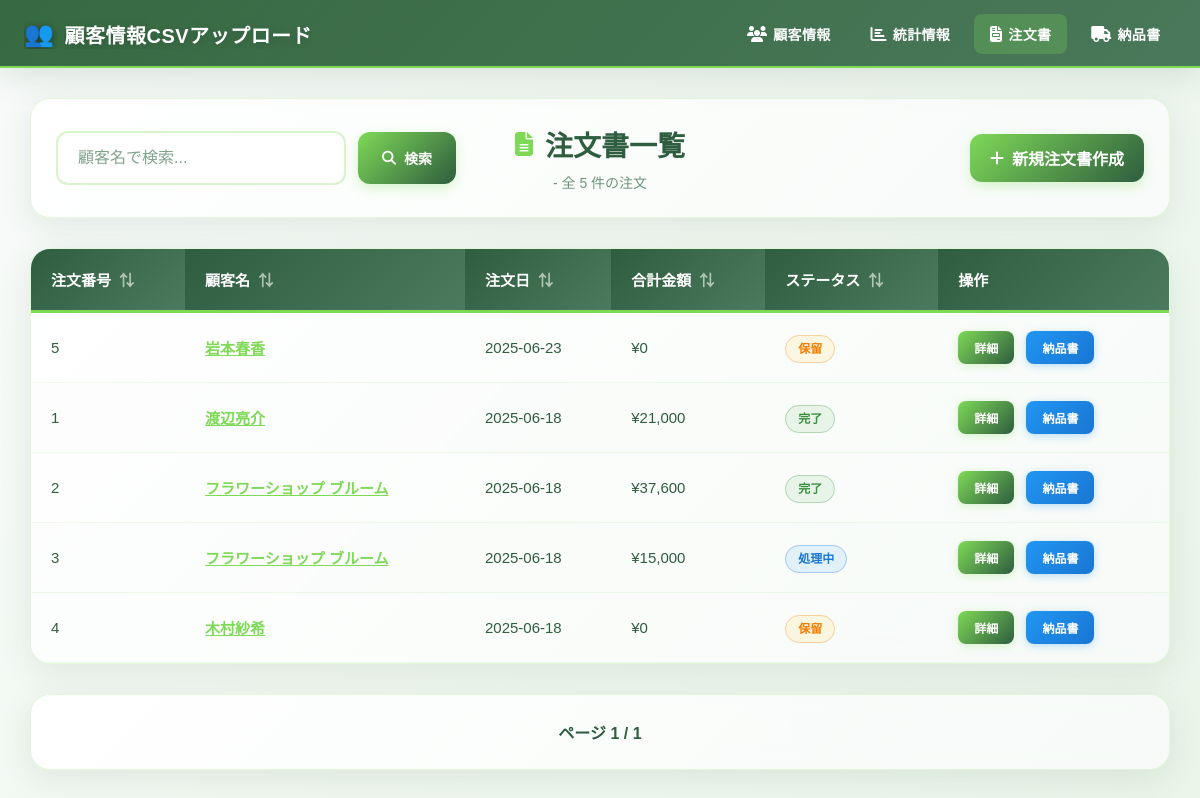
Before: /order_list/index.php with the older database file.
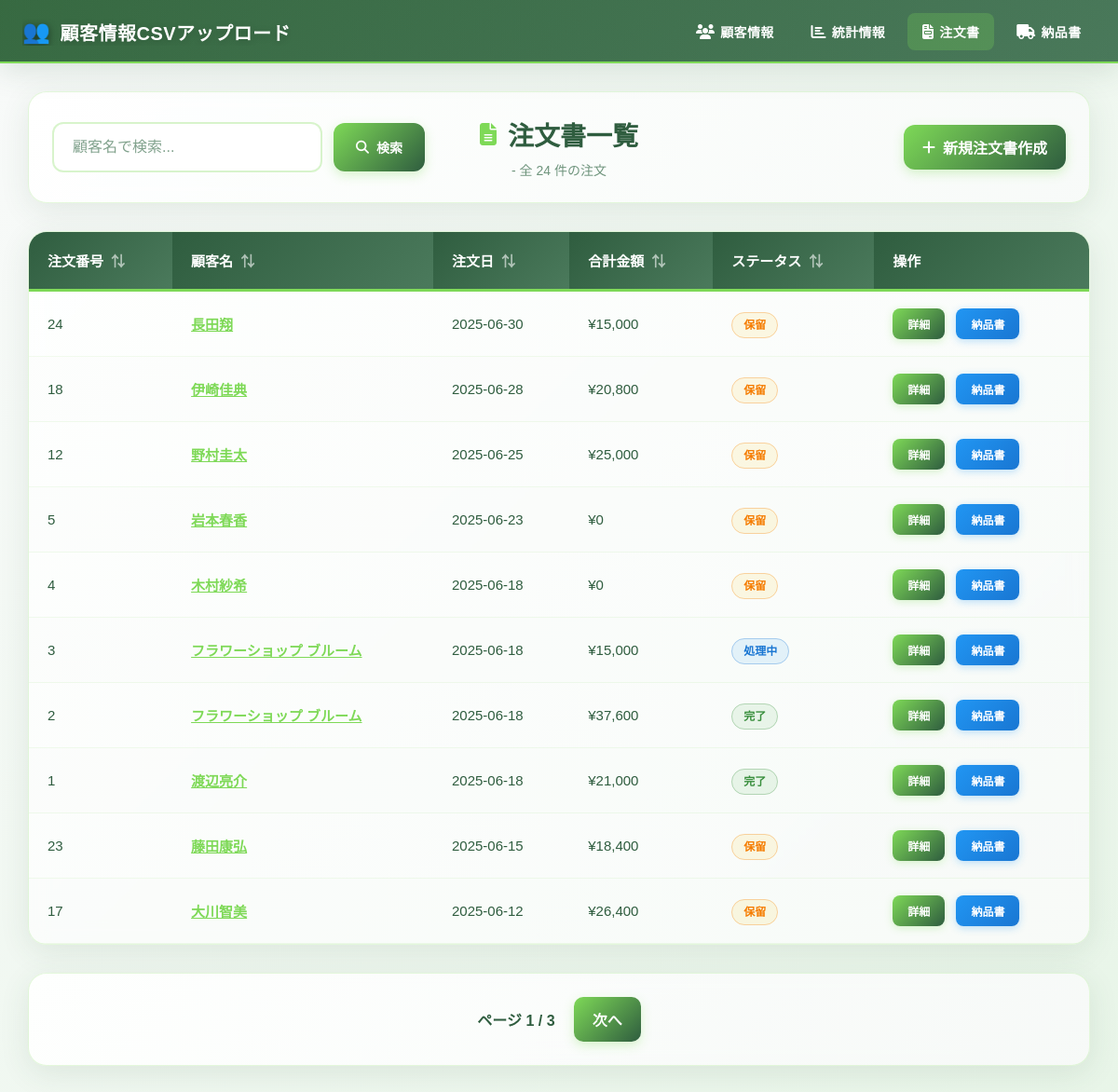
After: the same page with the newer database file.
### tables this page shows
CREATE TABLE `orders` (
  `order_no` int(11) NOT NULL AUTO_INCREMENT,
  `customer_no` int(11) NOT NULL,
  `registration_date` date NOT NULL,
  `status` enum('pending','processing','completed','cancelled') NOT NULL DEFAULT 'pending',
  `created_at` timestamp NOT NULL DEFAULT current_timestamp(),
  `updated_at` timestamp NOT NULL DEFAULT current_timestamp() ON UPDATE current_timestamp(),
  PRIMARY KEY (`order_no`),
  KEY `idx_customer_no` (`customer_no`),
  KEY `idx_registration_date` (`registration_date`),
  KEY `idx_status` (`status`)
);

CREATE TABLE `customers` (
  `customer_no` int(11) NOT NULL,
  `store_name` varchar(255) NOT NULL,
  `customer_name` varchar(255) NOT NULL,
  `manager_name` varchar(255) DEFAULT NULL,
  `address` varchar(500) NOT NULL,
  `telephone_number` varchar(20) NOT NULL,
  `delivery_conditions` varchar(500) DEFAULT NULL,
  `registration_date` date NOT NULL,
  `remarks` text DEFAULT NULL,
  `created_at` timestamp NOT NULL DEFAULT current_timestamp(),
  `updated_at` timestamp NOT NULL DEFAULT current_timestamp() ON UPDATE current_timestamp(),
  PRIMARY KEY (`customer_no`),
  KEY `idx_store_name` (`store_name`),
  KEY `idx_customer_name` (`customer_name`),
  KEY `idx_registration_date` (`registration_date`),
  KEY `idx_created_at` (`created_at`),
  CONSTRAINT `chk_customer_no` CHECK (`customer_no` > 0),
  CONSTRAINT `chk_store_name` CHECK (`store_name` IN ('緑橋本店', '今里店', '深江橋店')),
  CONSTRAINT `chk_registration_date` CHECK (`registration_date` >= '1900-01-01' AND `registration_date` <= '2100-12-31')
);

### order_list/index.php (the view, shortened to what this page needs)
<?php
require_once(__DIR__ . '/../component/db.php');
include(__DIR__ . '/../component/header.php');
$storeName = $_GET['store'] ?? $_COOKIE['selectedStore'] ?? '';
$page = isset($_GET['page']) ? (int)$_GET['page'] : 1;
$limit = 10;
$offset = ($page - 1) * $limit;
$search_customer = $_GET['search_customer'] ?? '';
$sort_column = $_GET['sort'] ?? 'registration_date';
$sort_order = $_GET['order'] ?? 'DESC';
$page = filter_var($page, FILTER_VALIDATE_INT, ['options' => ['default' => 1, 'min_range' => 1]]);
try {
    $sql = "
        SELECT
            o.order_no,
            c.customer_name,
            o.registration_date,
            o.status,
            (SELECT SUM(oi.order_volume * oi.price) FROM order_items oi WHERE oi.order_no = o.order_no) as total_amount
        FROM orders o
        JOIN customers c ON o.customer_no = c.customer_no
    ";
    $params = [];
    $total_stmt = $pdo->prepare($sql);
    $total_stmt->execute($params);
    $total_orders = $total_stmt->rowCount();
    $total_pages = ceil($total_orders / $limit);
    $sql .= " ORDER BY $sort_column $sort_order LIMIT :limit OFFSET :offset";
    $stmt = $pdo->prepare($sql);
    $stmt->bindValue(':limit', $limit, PDO::PARAM_INT);
    $stmt->bindValue(':offset', $offset, PDO::PARAM_INT);
    $stmt->execute();
    $orders = $stmt->fetchAll(PDO::FETCH_ASSOC);
} catch (PDOException $e) {
    die("データベースエラー: " . $e->getMessage());
}
function translate_status($status) {
    switch ($status) {
        case 'pending': return '保留';
        case 'processing': return '処理中';
        case 'completed': return '完了';
    }
}
?>
<!DOCTYPE html>
<html lang="ja">
<head>
    <link rel="stylesheet" href="/MBS_B/assets/css/base.css">
    <link rel="stylesheet" href="/MBS_B/assets/css/components/header.css">
    <link rel="stylesheet" href="/MBS_B/assets/css/components/button.css">
    <link rel="stylesheet" href="/MBS_B/assets/css/components/modal.css">
    <link rel="stylesheet" href="/MBS_B/assets/css/components/form.css">
    <link rel="stylesheet" href="/MBS_B/assets/css/components/table.css">
    <link rel="stylesheet" href="/MBS_B/assets/css/pages/order.css">
</head>
<body class="with-header order-list-page">
    <div class="dashboard-container">
        <div class="main-content">
            <div class="content-scroll-area">
                <div class="order-list-container">
                    <div class="order-search-section">
                        <div class="search-container">
                            <form action="" method="GET">
                                <input type="text" name="search_customer" class="search-input" placeholder="顧客名で検索..." value="<?= htmlspecialchars($search_customer) ?>">
                                <button type="submit" class="search-btn">
                                    <i class="fas fa-search"></i> 検索
                                </button>
                            </form>
                        </div>
                        <div class="order-header-info">
                            <h2 class="order-title">
                                <i class="fas fa-file-alt"></i> 注文書一覧
                            </h2>
                            <p class="order-subtitle"><?php echo htmlspecialchars($storeName); ?> - 全 <?php echo $total_orders; ?> 件の注文</p>
                        </div>
                        <div class="order-actions">
                            <a href="create.php?store=<?= htmlspecialchars($storeName) ?>" class="btn-create-order">
                                <i class="fas fa-plus"></i> 新規注文書作成
                            </a>
                        </div>
                    </div>
                    <div class="table-view-container">
                        <table class="data-table">
                <thead>
                    <tr>
                        <th><a href="?store=<?= $storeName ?>&sort=order_no&order=<?= $sort_column == 'order_no' && $sort_order == 'ASC' ? 'DESC' : 'ASC' ?>">注文番号</a></th>
                        <th><a href="?store=<?= $storeName ?>&sort=customer_name&order=<?= $sort_column == 'customer_name' && $sort_order == 'ASC' ? 'DESC' : 'ASC' ?>">顧客名</a></th>
                        <th><a href="?store=<?= $storeName ?>&sort=registration_date&order=<?= $sort_column == 'registration_date' && $sort_order == 'ASC' ? 'DESC' : 'ASC' ?>">注文日</a></th>
                        <th><a href="?store=<?= $storeName ?>&sort=total_amount&order=<?= $sort_column == 'total_amount' && $sort_order == 'ASC' ? 'DESC' : 'ASC' ?>">合計金額</a></th>
                        <th><a href="?store=<?= $storeName ?>&sort=status&order=<?= $sort_column == 'status' && $sort_order == 'ASC' ? 'DESC' : 'ASC' ?>">ステータス</a></th>
                        <th>操作</th>
                    </tr>
                </thead>
                <tbody>
                    <?php if (empty($orders)): ?>
                        <tr>
                            <td colspan="6" class="text-center">該当する注文はありません。</td>
                        </tr>
                    <?php else: ?>
                        <?php foreach ($orders as $order): ?>
                            <tr>
                                <td><?= htmlspecialchars($order['order_no']) ?></td>
                                <td><span class="customer-name-clickable" data-customer-name="<?= htmlspecialchars($order['customer_name']) ?>"><?= htmlspecialchars($order['customer_name']) ?></span></td>
                                <td><?= htmlspecialchars($order['registration_date']) ?></td>
                                <td>¥<?= number_format($order['total_amount']) ?></td>
                                <td><span class="status-<?= htmlspecialchars($order['status']) ?>"><?= translate_status($order['status']) ?></span></td>
                                <td>
                                    <a href="detail.php?order_no=<?= htmlspecialchars($order['order_no']) ?>&store=<?= htmlspecialchars($storeName) ?>" class="btn-detail">詳細</a>
                                    <a href="../delivery_list/index.php?order_id=<?= htmlspecialchars($order['order_no']) ?>" class="btn-delivery" target="_blank">納品書</a>
                                </td>
                            </tr>
                        <?php endforeach; ?>
                    <?php endif; ?>
                </tbody>
                        </table>
                    </div>
                    <div class="pagination">
            <span>ページ <?= $page ?> / <?= $total_pages ?></span>
            <?php if ($page < $total_pages): ?>
                <a href="?store=<?= $storeName ?>&page=<?= $page + 1 ?>&search_customer=<?= $search_customer ?>&sort=<?= $sort_column ?>&order=<?= $sort_order ?>">次へ</a>
            <?php endif; ?>
                    </div>
                </div>
            </div>
        </div>
    </div>
</body>
</html>

### component/header.php (shortened to what this page needs)
<?php
$storeName = $_GET['store'] ?? $_COOKIE['selectedStore'] ?? '';
$requestUri = $_SERVER['REQUEST_URI'];
$pageConfig = [
    'name' => 'top',
    'title' => '受注管理',
    'icon' => '📚',
    'showNav' => true,
    'showBackButton' => false,
    'backUrl' => '',
    'isStatisticsPage' => false
];
if (strpos($requestUri, '/menu.php') !== false) {
    $pageConfig['name'] = 'menu';
    $pageConfig['title'] = $storeName ? $storeName : '受注管理システム';
    $pageConfig['icon'] = '🏠';
    $pageConfig['showNav'] = false;
    $pageConfig['showBackButton'] = true;
    $pageConfig['backUrl'] = '/MBS_B/index.php';
} elseif (strpos($requestUri, '/customer_information/') !== false) {
    $pageConfig['name'] = 'customer';
    $pageConfig['title'] = '顧客情報';
    $pageConfig['icon'] = '👥';
} elseif (strpos($requestUri, '/statistics/') !== false) {
    $pageConfig['name'] = 'statistics';
    $pageConfig['title'] = '統計情報';
    $pageConfig['icon'] = '📊';
    $pageConfig['isStatisticsPage'] = true;
} elseif (strpos($requestUri, '/order_list/') !== false) {
    $pageConfig['name'] = 'order_list';
    $pageConfig['title'] = '注文書';
    $pageConfig['icon'] = '📋';
} elseif (strpos($requestUri, '/delivery_list/') !== false) {
    $pageConfig['name'] = 'delivery_list';
    $pageConfig['title'] = '納品書';
    $pageConfig['icon'] = '🚚';
}
$displayTitle = $pageConfig['title'];
?>
<!DOCTYPE html>
<html lang="ja">
<head>
    <link rel="stylesheet" href="/MBS_B/assets/css/base.css">
    <link rel="stylesheet" href="/MBS_B/assets/css/components/header.css">
    <link rel="stylesheet" href="/MBS_B/assets/css/components/button.css">
    <link rel="stylesheet" href="/MBS_B/assets/css/components/modal.css">
    <link rel="stylesheet" href="/MBS_B/assets/css/components/form.css">
    <link rel="stylesheet" href="/MBS_B/assets/css/components/table.css">
</head>
<body
    class="<?= $pageConfig['showNav'] ? 'with-header' : '' ?> <?= $pageConfig['isStatisticsPage'] ? 'statistics-page' : '' ?>">
    <?php if ($pageConfig['showNav']): ?>
    <header class="site-header">
        <div class="header-inner">
            <div class="store-title">
                <span class="page-icon"><?= $pageConfig['icon'] ?></span>
                <span class="page-text"><?= htmlspecialchars($displayTitle) ?></span>
            </div>
            <nav class="nav" id="nav">
                <a href="/MBS_B/customer_information/index.php?store=<?= urlencode($storeName) ?>"
                    class="nav-item <?= $pageConfig['name'] === 'customer' ? 'active' : '' ?>">
                    <i class="nav-icon fas fa-users"></i>
                    <span class="nav-label">顧客情報</span>
                </a>
                <a href="/MBS_B/statistics/index.php?store=<?= urlencode($storeName) ?>"
                    class="nav-item <?= $pageConfig['name'] === 'statistics' ? 'active' : '' ?>">
                    <i class="nav-icon fas fa-chart-bar"></i>
                    <span class="nav-label">統計情報</span>
                </a>
                <a href="/MBS_B/order_list/index.php?store=<?= urlencode($storeName) ?>"
                    class="nav-item <?= $pageConfig['name'] === 'order_list' ? 'active' : '' ?>">
                    <i class="nav-icon fas fa-file-invoice"></i>
                    <span class="nav-label">注文書</span>
                </a>
                <a href="/MBS_B/delivery_list/index.php?store=<?= urlencode($storeName) ?>"
                    class="nav-item <?= $pageConfig['name'] === 'delivery_list' ? 'active' : '' ?>">
                    <i class="nav-icon fas fa-truck"></i>
                    <span class="nav-label">納品書</span>
                </a>
            </nav>
        </div>
    </header>
    <?php endif; ?>

### assets/css/base.css (style rules this page uses)
:root { --main-green: #2f5d3f; --sub-green: #4b7a5c; --accent-green: #7ed957; --light-green: #e8f5e8; --bg-light: #f8faf9; --font-color: #2f5d3f; --font-family: 'Hiragino Kaku Gothic ProN', 'Yu Gothic', 'Meiryo', sans-serif; --radius: 16px; --transition: 0.4s cubic-bezier(0.4, 0, 0.2, 1); --shadow: 0 8px 40px rgba(47, 93, 63, 0.12); --shadow-hover: 0 16px 64px rgba(47, 93, 63, 0.20); --header-height: 68px; --tab-height: 56px; color-scheme: light; }
* { box-sizing: border-box; margin: 0; padding: 0; }
body { font-family: var(--font-family); color: var(--font-color); background: linear-gradient(135deg, #e3efe6 0%, #f0f8f0 50%, #f8faf9 100%); min-height: 100vh; overflow-x: hidden; position: relative; padding-top: 0; }
body.with-header { padding-top: var(--header-height); }

### assets/css/components/header.css (style rules this page uses)
.site-header { position: fixed; top: 0; left: 0; width: 100%; background: linear-gradient(135deg, var(--main-green) 0%, var(--sub-green) 100%); backdrop-filter: blur(10px); border-bottom: 2px solid var(--accent-green); box-shadow: 0 8px 32px rgba(47, 93, 63, 0.15); z-index: 1000; transition: all var(--transition); height: var(--header-height); will-change: transform; }
.site-header::before { content: ''; position: absolute; top: 0; left: 0; right: 0; bottom: 0; background: linear-gradient(135deg, rgba(126, 217, 87, 0.1) 0%, rgba(47, 93, 63, 0.05) 100%); pointer-events: none; }
.header-inner { max-width: 1200px; margin: 0 auto; display: flex; justify-content: space-between; align-items: center; padding: 0 24px; height: var(--header-height); position: relative; z-index: 10; }
.store-title { font-weight: 800; font-size: 20px; color: #fff; display: flex; align-items: center; gap: 10px; letter-spacing: 0.5px; text-shadow: 0 2px 8px rgba(0, 0, 0, 0.2); transition: all var(--transition); white-space: nowrap; margin-bottom: 0; overflow: hidden; text-overflow: ellipsis; flex-shrink: 0; min-width: 0; }
.page-icon { font-size: 24px; filter: drop-shadow(0 2px 4px rgba(0, 0, 0, 0.3)); transition: transform 0.3s ease; flex-shrink: 0; }
.page-text { transition: transform 0.3s ease; min-width: 0; overflow: hidden; text-overflow: ellipsis; }
.nav { display: flex; gap: 8px; align-items: center; transition: all 0.3s ease; will-change: transform; }
.nav-item { position: relative; font-weight: 600; font-size: 14px; color: #fff; padding: 10px 16px; border-radius: 8px; transition: all var(--transition); text-decoration: none; letter-spacing: 0.3px; overflow: hidden; white-space: nowrap; display: flex; align-items: center; gap: 6px; }
.nav-item::before { content: ''; position: absolute; top: 0; left: -100%; width: 100%; height: 100%; background: linear-gradient(90deg, transparent, var(--accent-green), transparent); transition: left var(--transition); }
.nav-item.active { background: rgba(126, 217, 87, 0.25); color: #fff; font-weight: 700; }
.nav-item.active::before { left: 100%; }
.nav-icon { font-size: 16px; flex-shrink: 0; }
.nav-label { font-size: 14px; }
.main-content { flex: 1; display: flex; flex-direction: column; width: 100%; }
.content-scroll-area { padding: 30px; width: 100%; flex: 1; }
body.with-header { padding-top: var(--header-height); }

### assets/css/components/form.css (style rules this page uses)
.search-input { flex: 1; padding: 0.75rem 1rem; border: 2px solid #ddd; border-radius: 8px; font-size: 1rem; font-family: var(--font-family); transition: border-color 0.3s ease; }
.search-container { position: relative; flex: 1; max-width: 400px; }

### assets/css/components/table.css (style rules this page uses)
.data-table { width: 100%; border-collapse: collapse; }
.data-table th { background: linear-gradient(135deg, var(--main-green) 0%, var(--sub-green) 100%); color: white; padding: 16px; text-align: left; font-weight: 600; font-size: 14px; cursor: pointer; transition: background-color 0.3s ease; }
.data-table td { padding: 16px; border-bottom: 1px solid rgba(47, 93, 63, 0.1); font-size: 14px; transition: background-color 0.2s ease; }
.status-completed { background: #d4edda; color: #155724; }
.status-pending { background: #cce5ff; color: #004085; }

Changed rows visible on the page:
added orders: order_no "24", customer_no.customer_name "長田翔", registration_date "2025-06-30", total_amount "15,000"
added orders: order_no "18", customer_no.customer_name "伊崎佳典", registration_date "2025-06-28", total_amount "20,800"
added orders: order_no "12", customer_no.customer_name "野村圭太", registration_date "2025-06-25", total_amount "25,000"
shown differently, row unchanged: orders "木村紗希": moves up the list
shown differently, row unchanged: orders "処理中": moves up the list
shown differently, row unchanged: orders id 2: moves down the list
added orders: order_no "23", customer_no.customer_name "藤田康弘", registration_date "2025-06-15", total_amount "18,400"
added orders: order_no "17", customer_no.customer_name "大川智美", registration_date "2025-06-12", total_amount "26,400"
Other visible differences:
$total_orders: "5" → "24"
$total_pages: "1" → "3"
text now shown: "次へ"
